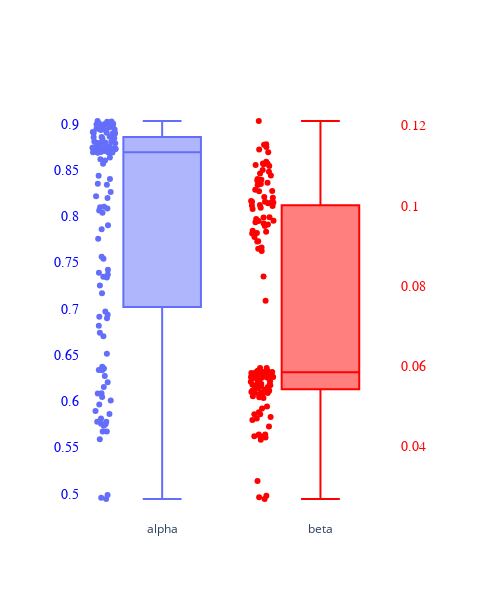

Here is the notebook cell this chart was saved with:
### Markdown cell above
# Box plot for the distribution of model artery parameters

### Code cell
subfig = make_subplots(specs=[[{"secondary_y": True}]])


alpha_fig = px.box(quants_and_DOE,
             y=['alpha'], 
             points='all',
             width=720,
             height=1080
)

beta_fig = px.box(quants_and_DOE,
             y=['beta'],
             points='all',
             width=720,
             height=1080
)

beta_fig.update_traces(yaxis='y2')
# Update traces for beta_fig to use secondary y-axis and set a specific color
beta_fig.update_traces(yaxis='y2', marker_color='red')  # Set the desired color here

subfig.add_traces(alpha_fig.data + beta_fig.data)



# subfig.for_each_trace(
#     lambda t: t.update(line=dict(color=t.marker.color))
# )


subfig.update_layout(
    paper_bgcolor='white',  # Clean white background
    plot_bgcolor='white',  # White plot background to avoid distractions
    width=500,
    height=600,
   # title_font=dict(size=16, color='black', family='Arial'),  # Professional font settings
    # xaxis_title_text='Relative Absolute Error',  # Clear and concise axis title
    yaxis=dict(
        title_standoff=10,
        tickfont=dict(family='Arial', size=14),
        title_font=dict(family='Arial', size=22),
        color='blue'
    ),
    yaxis2=dict(
        title_standoff=10,
        tickfont=dict(family='Arial', size=14),
        title_font=dict(family='Arial', size=22),
        color='red'
    )

)

pio.write_image(subfig, 'results/LFR_DZ_CSTR/results/RAE_alpha_beta.png', 
                format='png')

subfig.show()

### Figure 1 — Plotly figure (JSON) as saved in the notebook; plotly's stock layout.template omitted (floating-point values rounded to 4 significant figures; data arrays with more than 128 entries replaced by an {"elided": "..."} marker saying what was removed)
{"data": [{"alignmentgroup": "True", "boxpoints": "all", "hovertemplate": "variable=%{x}<br>value=%{y}<extra></extra>", "legendgroup": "", "marker": {"color": "#636efa"}, "name": "", "notched": false, "offsetgroup": "", "orientation": "v", "showlegend": false, "type": "box", "x": {"elided": "135 str values"}, "x0": " ", "xaxis": "x", "y": {"elided": "135 float values"}, "y0": " ", "yaxis": "y"}, {"alignmentgroup": "True", "boxpoints": "all", "hovertemplate": "variable=%{x}<br>value=%{y}<extra></extra>", "legendgroup": "", "marker": {"color": "red"}, "name": "", "notched": false, "offsetgroup": "", "orientation": "v", "showlegend": false, "type": "box", "x": {"elided": "135 str values"}, "x0": " ", "xaxis": "x", "y": {"elided": "135 float values"}, "y0": " ", "yaxis": "y2"}], "layout": {"height": 600, "paper_bgcolor": "white", "plot_bgcolor": "white", "width": 500, "xaxis": {"anchor": "y", "domain": [0, 0.94]}, "yaxis": {"anchor": "x", "color": "blue", "domain": [0, 1], "tickfont": {"family": "Arial", "size": 14}, "title": {"font": {"family": "Arial", "size": 22}, "standoff": 10}}, "yaxis2": {"anchor": "x", "color": "red", "overlaying": "y", "side": "right", "tickfont": {"family": "Arial", "size": 14}, "title": {"font": {"family": "Arial", "size": 22}, "standoff": 10}}}}
